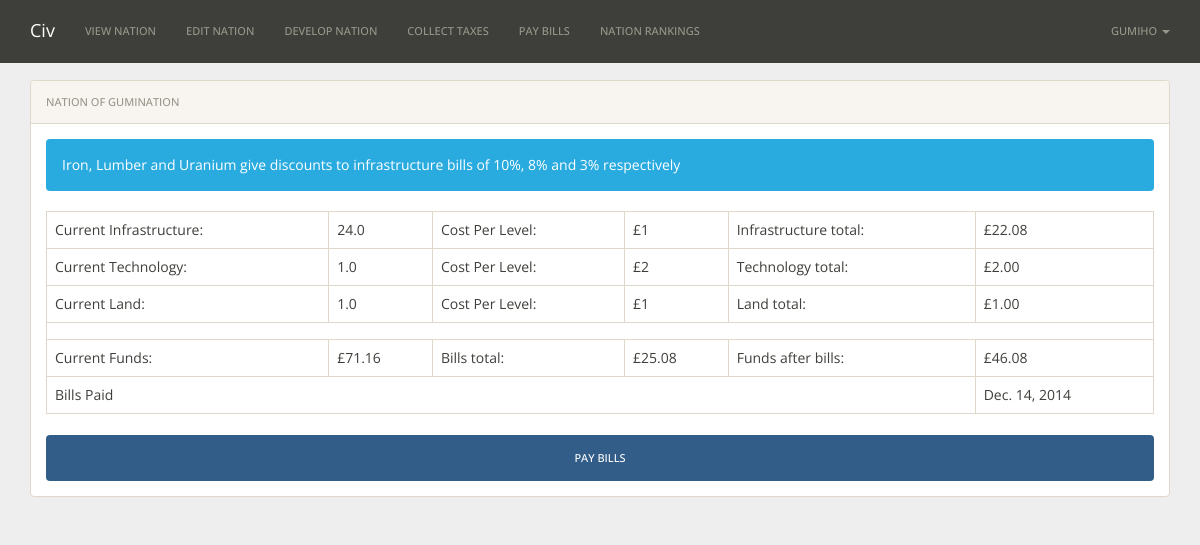
/bills/1/ (signed in), run on an earlier commit of the app's database.
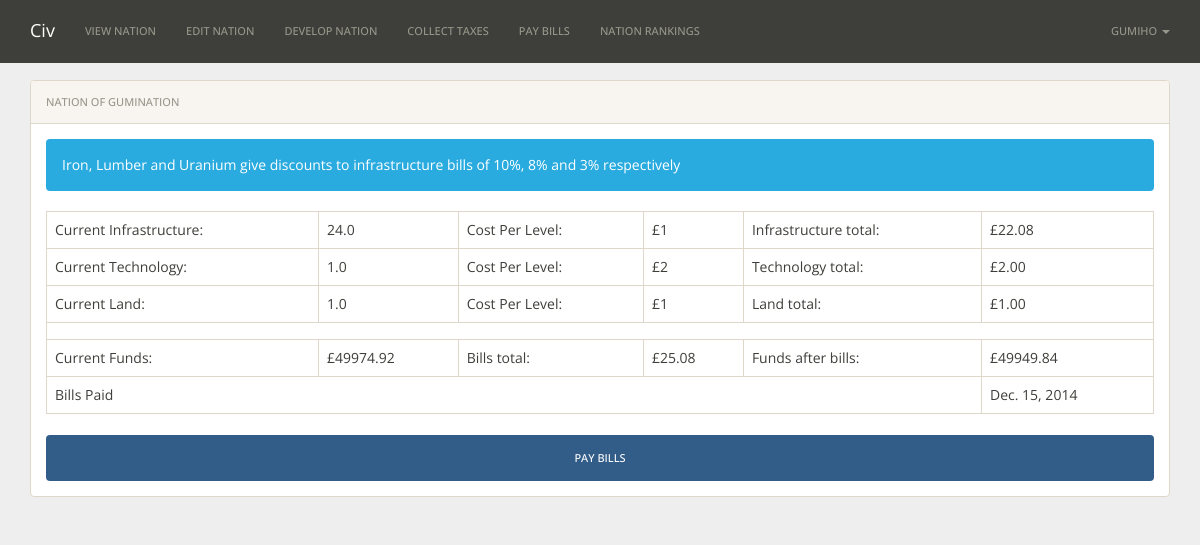
And on a later commit of the database.
### nations/models.py (models this page shows)
class Nation(models.Model):
    user = models.OneToOneField(User)
    nation_name = models.CharField(max_length=30)
    funds = models.DecimalField(default=10000.00, max_digits=19, decimal_places=2)
    government = models.CharField(max_length=30, default='Democratic')
    religion = models.CharField(max_length=30, default='None')
    infrastructure = models.FloatField(default=1.00)
    technology = models.FloatField(default=1.00)
    land = models.FloatField(default=1.00)
    resource1 = models.CharField(max_length=200)
    resource2 = models.CharField(max_length=200)
    peaceful = models.BooleanField(default=False)
    paid_bills = models.DateField()
    collect_taxes = models.DateField()
    tax_rate = models.IntegerField(default=20)
    citizens = models.IntegerField(default=1)

### nations/views.py (the view)
# urls.py: url(r'^bills/(?P<pk>\d+)/$', views.billsNationView.as_view(), name='payBills'),
class billsNationView(DetailView):
	model = Nation
	def get(self, request, pk):
		nation = Nation.objects.get(pk=pk)
		if request.user != nation.user:
			return redirect('noEntry')
		else:
			return render_to_response('nations/nation_bills.html',{'costs': self.costs_generator(nation), 'nation': nation, 'validate': self.bills_validation(nation, datetime.datetime.now().date())},RequestContext(request))
	def post(self, request, pk):
		nation = Nation.objects.get(pk=pk)
		if request.user != nation.user:
			return redirect('noEntry')
		else:
			if self.bills_validation(nation,datetime.datetime.now().date()):
				nation.funds = nation.funds - Decimal(request.POST['bills'])
				nation.paid_bills = datetime.datetime.now().date()
				nation.save()
				return redirect('/nation/' + pk)
			else:
				return redirect('/bills/' + pk)
	def infrastructure_upkeep(self,infrastructure):
		if infrastructure < 100:
			cost = 1
		elif infrastructure >= 100 and infrastructure < 1000:
			cost = 2
		elif infrastructure >= 1000 and infrastructure < 2000:
			cost = 4
		elif infrastructure >= 2000 and infrastructure < 3000:
			cost = 8
		else:
			cost = 15
		return cost
	def calculate_discounts(self, bills, resource1, resource2):
		resources = [resource1,resource2]
		bills = float(bills)
		if 'Iron' in resources:
			bills = bills * 0.90
		if 'Lumber' in resources:
			bills = bills * 0.92
		if 'Uranium' in resources:
			bills = bills * 0.97
		return bills
	def bills_validation(self, nation, date):
		if nation.paid_bills == date:
			return {'payable': False, 'error': 'Can only pay bills once a day.'}
		else:
			infrastructure = self.calculate_discounts(self.infrastructure_upkeep(nation.infrastructure)*nation.infrastructure,nation.resource1,nation.resource2)
			total_bills = infrastructure+nation.technology*2+nation.land*1
			if nation.funds > total_bills:
				return {'payable': True}
			else:
				return {'payable': False, 'error': 'Not enough funds'}
	def costs_generator(self, nation):
		infrastructure = self.calculate_discounts(self.infrastructure_upkeep(nation.infrastructure)*nation.infrastructure,nation.resource1,nation.resource2)
		total_bills = infrastructure+nation.technology*2+nation.land*1
		new_funds = float(nation.funds) - total_bills
		return {'per_infrastructure': self.infrastructure_upkeep(nation.infrastructure), 'per_technology': 2, 'per_land': 1, 'infrastructure': format(infrastructure,'.2f'), 'technology': format(nation.technology*2,'.2f'), 'land': format(nation.land*1,'.2f'), 'total': format(total_bills,'.2f'), 'new_funds': format(new_funds,'.2f')}

### nations/static/templates/nations/nation_bills.html (shortened to what this page needs)
{% extends "base.html" %}
{% block content %}
<div class="container">
	<div class="panel panel-default">
	    <div class="panel-heading">Nation of {{nation.nation_name}}</div>
	    <div class="panel-body">
		    <div class="alert alert-info" role="alert">Iron, Lumber and Uranium give discounts to infrastructure bills of 10%, 8% and 3% respectively</div>
	    	<table class="table table-bordered">
					<tr>
						<td>Current Infrastructure:</td>
						<td>{{nation.infrastructure}}</td>
						<td>Cost Per Level:</td>
						<td>£{{costs.per_infrastructure}}</td>
						<td>Infrastructure total:</td>
						<td>£{{costs.infrastructure}}</td>
					</tr>
					<tr>
						<td>Current Technology: </td>
						<td>{{nation.technology}}</td>
						<td>Cost Per Level:</td>
						<td>£{{costs.per_technology}}</td>
						<td>Technology total:</td>
						<td>£{{costs.technology}}</td>
					</tr>
					<tr>
						<td>Current Land: </td>
						<td>{{nation.land}}</td>
						<td>Cost Per Level:</td>
						<td>£{{costs.per_land}}</td>
						<td>Land total:</td>
						<td>£{{costs.land}}</td>
					</tr>
					<tr>
						<td colspan="6">
						</td>
					</tr>
					<tr>
						<td>Current Funds:</td>
						<td>£{{nation.funds}}</td>
						<td>Bills total:</td>
						<td>£{{costs.total}}</td>
						<td>Funds after bills:</td>
						<td>£{{costs.new_funds}}</td>
					</tr>
					<tr>
						<td colspan="5">Bills Paid</td>
						<td>{{nation.paid_bills}}</td>
					</tr>
			</table>
	    	<form action="" role="form" method="post">
	    		<div class="form-group">
	    			<div class="col-sm-8">
	    			</div>
	    		</div>
	    		{% if validate.payable %}
		    		<input type="submit" class="btn btn-primary btn-block" value="Pay Bills" />
		    	{% else %}
		    		<div class="alert alert-danger" role="alert">{{validate.error}}</div>
		    		<input type="submit" class="btn btn-primary btn-block" value="Pay Bills" disabled />
		    	{% endif %}
		    </form>
		</div>
	</div>
</div>
{% endblock %}

What changed in the data, as far as the page shows it:
changed Nation "GUMINATION": funds "71.16" → "49974.92"; paid_bills "Dec. 14, 2014" → "Dec. 15, 2014"
Also different on the page:
{{ costs.new_funds }}: "46.08" → "49949.84"
